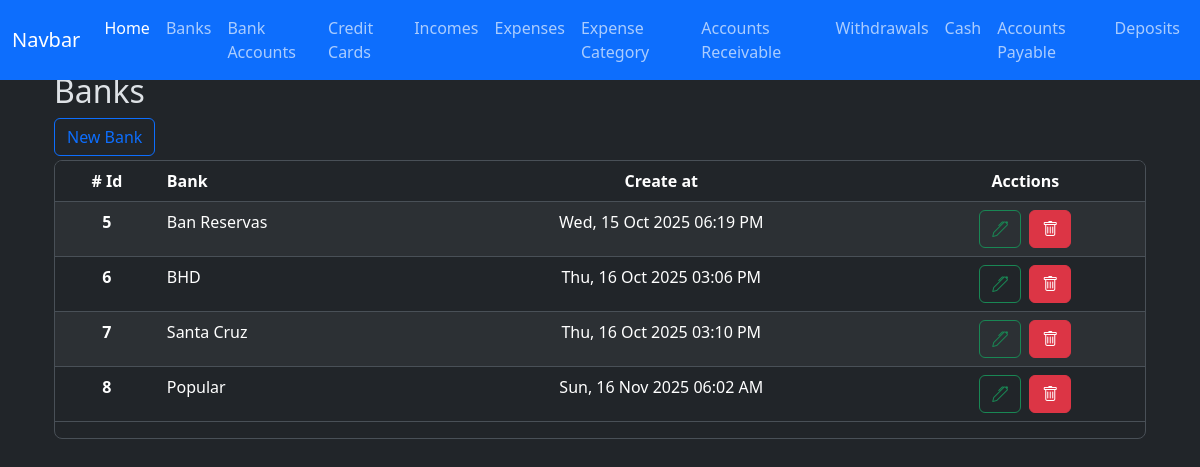
The page /banks/index on the database its author committed.
### app/models/bank.py (models this page shows)
class Bank(db.Model):
    __tablename__ = 'banks'
    id = db.Column(db.Integer, primary_key=True)
    name = db.Column(db.String(100), nullable=False)
    created_at = db.Column(
        db.DateTime(timezone=True),
        default=utcnow, #internally sqlalchemy will exectute the function so dont add the parentheses otherwise it'll break down when creating the record in the db
        nullable=False
    )
    updated_at = db.Column(
        db.DateTime(timezone=True),
        onupdate=utcnow, #internally sqlalchemy will exectute the function so dont add the parentheses otherwise it'll break down when creating the record in the db
    )
    bank_accounts = relationship('BankAccount', back_populates='bank')
    credit_cards = relationship('CreditCard', back_populates='bank')

### app/routes/bank_routes.py (the view)
@bank_bp.route('/index', methods=['GET'])
def index():
    banks = Bank.query.all()
    return render_template('banks/index.html', banks=banks)

### app/templates/banks/index.html (shortened to what this page needs)
{% extends "layout.html" %}
{% block content %}
    <div class="">
        <h2>Banks</h2>
        <button type="button" class="btn btn-outline-primary" data-bs-toggle="modal" data-bs-target="#create-bank">New Bank</button>
        <div class="table-responsive overflow-y-auto border rounded-3 mt-1 w-100" style="max-height: 457px; max-width: 1200px;">
            <table class="table table-striped  table-hover text-center">
                <thead class="sticky-top">
                    <tr>
                    <th scope="col"># Id</th>
                    <th scope="col"  class="text-start">Bank</th>
                    <th scope="col">Create at</th>
                    <th scope="col">Acctions</th>
                    </tr>
                </thead>
                <tbody>
                    {% for bank in banks %}
                    <tr>
                        <th scope="row">{{ bank.id }}</th>
                        <td class="text-start">{{ bank.name }}</td>
                        <td>{{ bank.created_at | format_datetime("EEE, dd MMM yyyy hh:mm a") }}</td>
                        <td>
                            <div  class="d-flex justify-content-center">
                                <div class="d-flex gap-2 justify-content-center">
                                    <button
                                        type="button"
                                        class="btn btn-outline-success"
                                        data-bs-toggle="modal"
                                        data-bs-target="#edit-bank"
                                        data-id="{{ bank.id }}"
                                        data-name="{{ bank.name }}"
                                    >
                                        <i class="bi bi-pen"></i>
                                    </button>
                                    <a href="{{ url_for('bank.delete', id=bank.id ) }}" class="btn btn-danger"><i class="bi bi-trash"></i></a>
                                </div>
                            </div>
                        </td>
                    </tr>
                    {% endfor %}
                </tbody>
            </table>
        </div>
    </div>
    <link href="https://cdn.jsdelivr.net/npm/@sweetalert2/theme-dark@5/dark.css" rel="stylesheet">
{% endblock %}

### rows shown on the page
Bank: id "5", name "Ban Reservas", created_at "Wed, 15 Oct 2025 06:19 PM"
Bank: id "6", name "BHD", created_at "Thu, 16 Oct 2025 03:06 PM"
Bank: id "7", name "Santa Cruz", created_at "Thu, 16 Oct 2025 03:10 PM"
Bank: id "8", name "Popular", created_at "Sun, 16 Nov 2025 06:02 AM"
